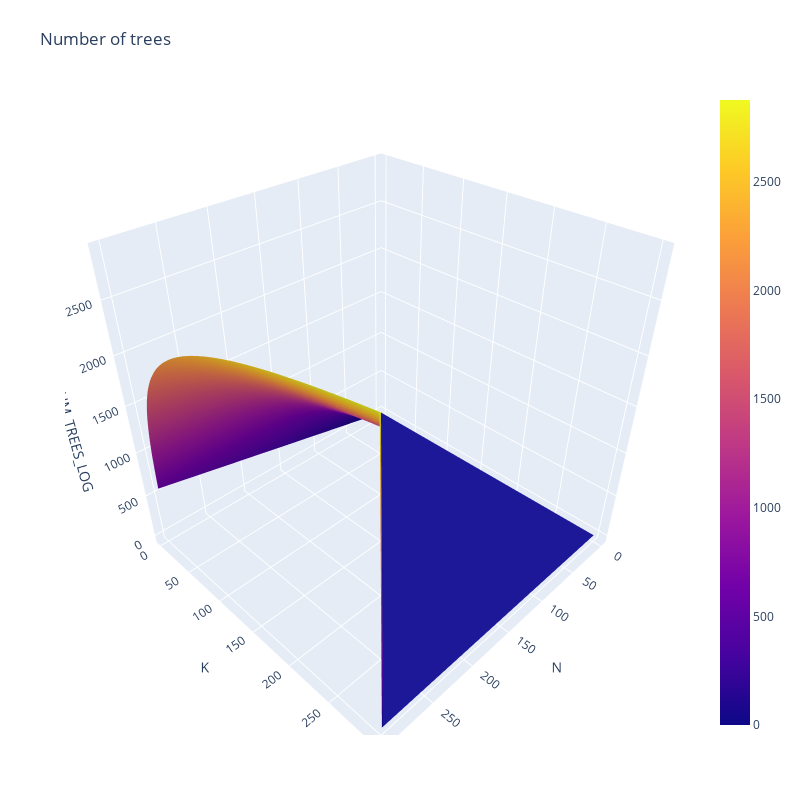

This figure's notebook cell:
### Code cell
N_MIN = 1
K_MIN = 2
N_RANGE = 300
K_RANGE = 300

n_values = np.array(range(N_MIN, N_RANGE+1), dtype=object)
k_values = np.array(range(K_MIN, K_RANGE+1), dtype=object)
z_values = np.array([[num_trees_bits(n, k) for n in n_values] for k in k_values])

fig = go.Figure(data=[go.Surface(
    x=n_values,
    y=k_values,
    z=z_values
)])

fig.update_layout(scene = dict(
                    xaxis_title="N",
                    yaxis_title="K",
                    zaxis_title="NUM_TREES_LOG"),
                    title="Number of trees", autosize=False,
                    width=800, height=800,
                    margin=dict(l=65, r=50, b=65, t=90))

fig.show()

### Figure 1 — Plotly figure (JSON) as saved in the notebook; plotly's stock layout.template omitted (floating-point values rounded to 4 significant figures; data arrays with more than 128 entries replaced by an {"elided": "..."} marker saying what was removed)
{"data": [{"type": "surface", "x": {"elided": "300 int values"}, "y": {"elided": "299 int values"}, "z": {"elided": "299x300 int values"}}], "layout": {"autosize": false, "height": 800, "margin": {"b": 65, "l": 65, "r": 50, "t": 90}, "scene": {"xaxis": {"title": {"text": "N"}}, "yaxis": {"title": {"text": "K"}}, "zaxis": {"title": {"text": "NUM_TREES_LOG"}}}, "title": {"text": "Number of trees"}, "width": 800}}
